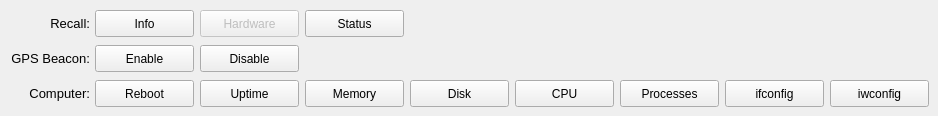
         <widget class="QWidget" name="page_meshtastic_5">
          <widget class="QLabel" name="label2_remote_actions_meshtastic_recall_3">
           <property name="geometry">
            <rect>
             <x>10</x>
             <y>10</y>
             <width>80</width>
             <height>27</height>
            </rect>
           </property>
           <property name="font">
            <font>
             <pointsize>10</pointsize>
             <underline>false</underline>
            </font>
           </property>
           <property name="text">
            <string>Recall:</string>
           </property>
           <property name="alignment">
            <set>Qt::AlignRight|Qt::AlignTrailing|Qt::AlignVCenter</set>
           </property>
          </widget>
          <widget class="QPushButton" name="pushButton_remote_actions_meshtastic_gps_beacon_disable_3">
           <property name="enabled">
            <bool>true</bool>
           </property>
           <property name="geometry">
            <rect>
             <x>200</x>
             <y>45</y>
             <width>99</width>
             <height>27</height>
            </rect>
           </property>
           <property name="text">
            <string>Disable</string>
           </property>
          </widget>
          <widget class="QPushButton" name="pushButton_remote_actions_meshtastic_recall_info_3">
           <property name="geometry">
            <rect>
             <x>95</x>
             <y>10</y>
             <width>99</width>
             <height>27</height>
            </rect>
           </property>
           <property name="text">
            <string>Info</string>
           </property>
          </widget>
          <widget class="QLabel" name="label2_remote_actions_meshtastic_gps_beacon_3">
           <property name="geometry">
            <rect>
             <x>10</x>
             <y>45</y>
             <width>80</width>
             <height>27</height>
            </rect>
           </property>
           <property name="font">
            <font>
             <pointsize>10</pointsize>
             <underline>false</underline>
            </font>
           </property>
           <property name="text">
            <string>GPS Beacon:</string>
           </property>
           <property name="alignment">
            <set>Qt::AlignRight|Qt::AlignTrailing|Qt::AlignVCenter</set>
           </property>
          </widget>
          <widget class="QPushButton" name="pushButton_remote_actions_meshtastic_recall_hardware_3">
           <property name="enabled">
            <bool>false</bool>
           </property>
           <property name="geometry">
            <rect>
             <x>200</x>
             <y>10</y>
             <width>99</width>
             <height>27</height>
            </rect>
           </property>
           <property name="text">
            <string>Hardware</string>
           </property>
          </widget>
          <widget class="QPushButton" name="pushButton_remote_actions_meshtastic_gps_beacon_enable_3">
           <property name="geometry">
            <rect>
             <x>95</x>
             <y>45</y>
             <width>99</width>
             <height>27</height>
            </rect>
           </property>
           <property name="text">
            <string>Enable</string>
           </property>
          </widget>
          <widget class="QPushButton" name="pushButton_remote_actions_meshtastic_recall_status_3">
           <property name="geometry">
            <rect>
             <x>305</x>
             <y>10</y>
             <width>99</width>
             <height>27</height>
            </rect>
           </property>
           <property name="text">
            <string>Status</string>
           </property>
          </widget>
          <widget class="QPushButton" name="pushButton_remote_actions_meshtastic_reboot_3">
           <property name="enabled">
            <bool>true</bool>
           </property>
           <property name="geometry">
            <rect>
             <x>95</x>
             <y>80</y>
             <width>99</width>
             <height>27</height>
            </rect>
           </property>
           <property name="text">
            <string>Reboot</string>
           </property>
          </widget>
          <widget class="QPushButton" name="pushButton_remote_actions_meshtastic_uptime_3">
           <property name="enabled">
            <bool>true</bool>
           </property>
           <property name="geometry">
            <rect>
             <x>200</x>
             <y>80</y>
             <width>99</width>
             <height>27</height>
            </rect>
           </property>
           <property name="text">
            <string>Uptime</string>
           </property>
          </widget>
          <widget class="QLabel" name="label2_remote_actions_meshtastic_computer_3">
           <property name="geometry">
            <rect>
             <x>10</x>
             <y>80</y>
             <width>80</width>
             <height>27</height>
            </rect>
           </property>
           <property name="font">
            <font>
             <pointsize>10</pointsize>
             <underline>false</underline>
            </font>
           </property>
           <property name="text">
            <string>Computer:</string>
           </property>
           <property name="alignment">
            <set>Qt::AlignRight|Qt::AlignTrailing|Qt::AlignVCenter</set>
           </property>
          </widget>
          <widget class="QPushButton" name="pushButton_remote_actions_meshtastic_memory_3">
           <property name="enabled">
            <bool>true</bool>
           </property>
           <property name="geometry">
            <rect>
             <x>305</x>
             <y>80</y>
             <width>99</width>
             <height>27</height>
            </rect>
           </property>
           <property name="text">
            <string>Memory</string>
           </property>
          </widget>
          <widget class="QPushButton" name="pushButton_remote_actions_meshtastic_disk_3">
           <property name="enabled">
            <bool>true</bool>
           </property>
           <property name="geometry">
            <rect>
             <x>410</x>
             <y>80</y>
             <width>99</width>
             <height>27</height>
            </rect>
           </property>
           <property name="text">
            <string>Disk</string>
           </property>
          </widget>
          <widget class="QPushButton" name="pushButton_remote_actions_meshtastic_cpu_3">
           <property name="enabled">
            <bool>true</bool>
           </property>
           <property name="geometry">
            <rect>
             <x>515</x>
             <y>80</y>
             <width>99</width>
             <height>27</height>
            </rect>
           </property>
           <property name="text">
            <string>CPU</string>
           </property>
          </widget>
          <widget class="QPushButton" name="pushButton_remote_actions_meshtastic_processes_3">
           <property name="enabled">
            <bool>true</bool>
           </property>
           <property name="geometry">
            <rect>
             <x>620</x>
             <y>80</y>
             <width>99</width>
             <height>27</height>
            </rect>
           </property>
           <property name="text">
            <string>Processes</string>
           </property>
          </widget>
          <widget class="QPushButton" name="pushButton_remote_actions_meshtastic_ifconfig_3">
           <property name="enabled">
            <bool>true</bool>
           </property>
           <property name="geometry">
            <rect>
             <x>725</x>
             <y>80</y>
             <width>99</width>
             <height>27</height>
            </rect>
           </property>
           <property name="text">
            <string>ifconfig</string>
           </property>
          </widget>
          <widget class="QPushButton" name="pushButton_remote_actions_meshtastic_iwconfig_3">
           <property name="enabled">
            <bool>true</bool>
           </property>
           <property name="geometry">
            <rect>
             <x>830</x>
             <y>80</y>
             <width>99</width>
             <height>27</height>
            </rect>
           </property>
           <property name="text">
            <string>iwconfig</string>
           </property>
          </widget>
         </widget>
